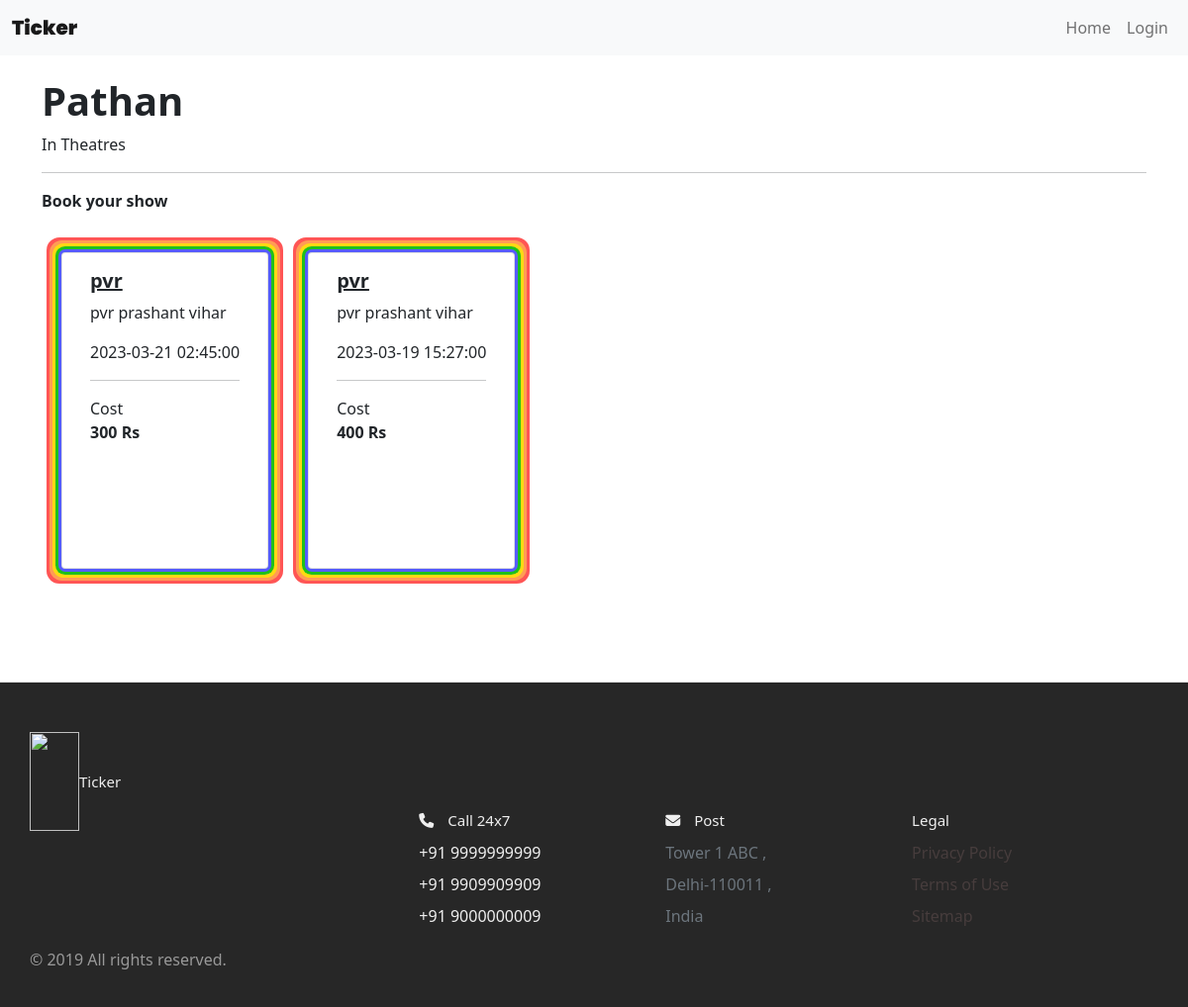
Page /select_theaters/1 on the committed database.
### website/models.py (models this page shows)
class Movie(db.Model):
    id = db.Column(db.Integer, primary_key=True)
    poster = db.Column(db.String(255))
    title = db.Column(db.String(100))
    times_watched = db.Column(db.Integer)
    movie_admin_id = db.Column(db.Integer, db.ForeignKey('registered_user.id'))
    show = db.relationship('Show')
    booked_ti = db.relationship('Ticket')

class Show(db.Model):
    id = db.Column(db.Integer, primary_key=True)
    screened_m = db.Column(db.Integer, db.ForeignKey('movie.id'))
    t_in = db.Column(db.Integer, db.ForeignKey('theaters.id'))
    movie = db.Column(db.String(100))
    t = db.Column(db.String(100))
    address_t = db.Column(db.String(100))
    datetime = db.Column(db.DateTime(timezone=True), default=func.now())
    t_admin_id = db.Column(db.Integer, db.ForeignKey('registered_user.id'))
    available_seats = db.Column(db.Integer)
    cost = db.Column(db.Integer)
    booked_ti = db.relationship('Ticket')

### website/views.py (the view)
@view.route('/select_theaters/<int:id>')
def select_theaters(id):
    show = Show.query.filter_by(screened_m=int(id)).all()
    print(show)
    movie = Movie.query.get(int(id))
    print(movie)
    print("line 90")
    if show:
        return render_template('select_theaters.html', user=current_user, shows=show, movie= movie)
    else:
        flash('There is no show for this movie', category='note')   #This movie has no shows currently
        return redirect(url_for('views.home'))

### website/templates/select_theaters.html (shortened to what this page needs)
{% extends "base.html" %}
{% block content %}
<nav class="navbar navbar-expand-lg navbar-light bg-light">
  <div class="container-fluid">
    <a class="navbar-brand" style="font-weight: 1000; font-family: 'Poppins', sans-serif" href="#">Ticker</a>
    <div class="collapse navbar-collapse d-md-flex justify-content-md-end" id="navbarNavDropdown">
      <ul class="navbar-nav navbar-nav mr-auto">
        <li class="nav-item">
          <a class="nav-link" aria-current="page" href="/">Home</a>
        </li>
        {% if user.is_authenticated %}
        <li class="nav-item dropdown">
          <a class="nav-link dropdown-toggle" href="#" id="navbarDropdown" role="button" data-bs-toggle="dropdown" aria-expanded="false">
            {% if user.is_admin %}
              {{ user.name }}, Admin
            {% else %}
              {{ user.name }}
            {% endif %}
          </a>
          <ul class="dropdown-menu" aria-labelledby="navbarDropdown">
            <li><a class="nav-link" href="/logout">Logout</a></li>
          </ul>
        </li>
        {% else %}
        <li class="nav-item justify-content-end">
          <a class="nav-link" href="/login">Login</a>
        </li>
        {% endif %}
      </ul>
    </div>
  </div>
</nav>
<div class="container">
    <div class="col">
      <h1 style="padding-top: 2%;"><div class="fw-bold">{{ movie.title }}</div></h1> In Theatres
    </div>
    <hr/>
    <p><strong >Book your show</strong></p>
      <div class="container pt-4 pb-4">
          <div class="row row-cols-auto">
        {% for show in shows %}
          <div class="card">
            <div class="card-body">
              {% if user.is_authenticated %}
                {% if user.is_admin == false %}
                  <h5 class="card-title"><div class="fw-bold"><a href="/book_ticket/{{ show.id }}" class="link-dark">{{ show.t }}</a></div></h5>
                {% else %}
                  <h5 class="card-title"><div class="fw-bold">{{ show.t }}</div></h5>
                {% endif %}
              {% else %}
                <h5 class="card-title"><div class="fw-bold"><a href="/book_ticket/{{ show.id }}" class="link-dark">{{ show.t }}</a></div></h5>
              {% endif %}
                <p class="card-text">{{ show.address_t }}</p>
              <p class="card-text">{{ show.datetime }}</p>
              <hr/>
              Cost <div class="fw-bold">{{ show.cost }} Rs</div>
            </div>
          </div>
        {% endfor %}
</div>
</div>
</div>
{% endblock %}

### website/static/styles.css (style rules this page uses)
*, *::before, *::after { margin: 0; padding: 0; outline: 0; box-sizing: border-box; text-decoration: none; list-style: none; border: none; }
body { font-family: 'Poppins', sans-serif; color: #322f2f; background-color: #ffffff; overflow-x: hidden; background-color: hsl(252, 30%, 95%); }
.container { width: 80%; margin: 0 auto; }
nav { width: 100%; background-color: #fff; padding: 0.7rem 0; position: fixed; top: 0; z-index: 10; }
.card { box-shadow: 0 0 2rem red; }
.card { margin: 30px 20px; width: 225px; height: 320px; border-radius: 40px; box-shadow: rgb(85, 91, 255) 0px 0px 0px 3px, rgb(31, 193, 27) 0px 0px 0px 6px, rgb(255, 217, 19) 0px 0px 0px 9px, rgb(255, 156, 85) 0px 0px 0px 12px, rgb(255, 85, 85) 0px 0px 0px 15px; cursor: pointer; transition: 0.4s; margin-bottom: 90px; }
*, *:before, *:after { box-sizing: border-box; }
html { font-size: 100%; }
body { font-family: acumin-pro, system-ui, sans-serif; margin: 0; display: grid; grid-template-rows: auto 1fr auto; font-size: 14px; background-color: #f4f4f4; align-items: start; min-height: 100vh; }

### rows in the picture
Movie: title "Pathan"
Show: t "pvr", address_t "pvr prashant vihar", datetime "2023-03-21 02:45:00", cost "300"
Show: t "pvr", address_t "pvr prashant vihar", datetime "2023-03-19 15:27:00", cost "400"
